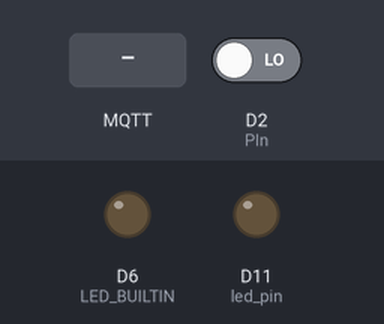
Recording of a sketch running on a simulated Arduino MKR. On the bench: output pins drawn as LEDs (lit = HIGH). The inputs (shaded band) are chosen by the test bench; at power-on: D2 (PIn) LOW. WiFi joins after 1.5 s; servers stay silent unless stated; no MQTT or app messages arrive unless stated; what the sketch prints to the serial monitor is not drawn.

Above: at 7.7 s.
7.8 s: D2 (PIn) driven HIGH
At 8.8 s:
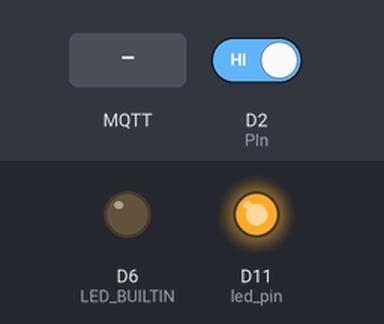
12.3 s: MQTT message "1" arrives on the first subscribed topic
13.8 s: MQTT message "on" arrives on the first subscribed topic
Timing chart, 0 to 16.3 s (numbered marks = the images above; inputs shaded):
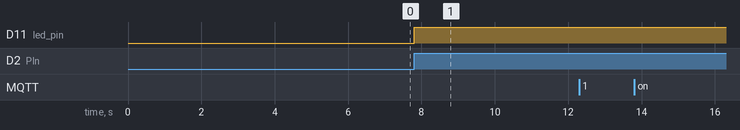

The sketch:

Arduino_1.ino
```cpp
#include <SPI.h>
#include <ArduinoMqttClient.h>
#include <WiFiNINA.h>
#include <ArduinoBLE.h>

#include "wifi_cred.h"

WiFiClient wifiClient;
MqttClient mqttClient(wifiClient);
BLEService pirService("19B10000-E8F2-537E-4F6C-D104768A1214"); // creating an LED service
BLEByteCharacteristic pirCharacteristic("19B10001-E8F2-537E-4F6C-D104768A1214", BLERead | BLENotify); // PIR charasteristic with read and notify attributes

///////please enter your sensitive data in the Secret tab/arduino_secrets.h
char ssid[] = SECRET_SSID;        // your network SSID (name)
char pass[] = SECRET_PASS;    // your network password (use for WPA, or use as key for WEP)
int status = WL_IDLE_STATUS;     // the WiFi radio's status
const int led_pin = 11; // Device Led Pin
const int PIn = 2;     // the number of the input pin
int pirState = 0;
const char broker[] = "10.13.122.148"; // Address of the MQTT broker
const int  port     = 1883;   //port for MQTT connection
//const int serverPort = 4080;
const char topic[] = "ToArduino/pir";   // Topic to control led pin from raspberry pi
const char topic_pir[] = "FromArduino/pir";   //Topic for communication with second arduino
String msg = "";
int count =0;
int ble_status=0;
const long interval = 10000;
const long mqtt_check = 10000*12;
unsigned long previousMillis = 0;
unsigned long previousMillis1 = 10000*12;
int timer;

void setup() {
  //Initialize serial and wait for port to open:
  Serial.begin(9600);
  /*while (!Serial) {
    ; wait for serial port to connect. Needed for native USB port only
  //}*/
  pinMode(LED_BUILTIN, OUTPUT);
  wifi_ble();//function for starting up Wifi or BLE
  pinMode(led_pin, OUTPUT);//Setting LED pin mode to output
  digitalWrite(led_pin, LOW);
  pinMode(PIn, INPUT);//Setting pin mode with PIR to input
}

void loop() {
  pirState = digitalRead(PIn); //Read the pir state
  if(pirState == HIGH){
    digitalWrite(led_pin, HIGH);//Writes to LED device based on pir state
    timer =1;
  }
  if(timer){
    unsigned long currentMillis = millis();
    if (currentMillis - previousMillis >= interval) {
    previousMillis = currentMillis;
    digitalWrite(led_pin, LOW);//Swithching of LED device after 10 sec interval if was switched on from PIR state
  }
  }
  //Serial.println(mqttClient.connected());
  if(mqttClient.connected()){
    mqtt_func();//if MQTT client is conneceted calling the function for publishing and subscribing
  }
  else{
    if(!ble_status){ //if mqtt client is not connected and BLE is not switched on calls the below fucntion to set up after a 5 second delay
      delay(5000);
      WiFi.disconnect();//disconnecting the wifi
      wifi_ble();
    }
    if(ble_status){
    //once BLE is switched on calling the poll for keeping the connection
    BLE.poll();
    BLEDevice central = BLE.central();
    if(central.connected()){
      pirCharacteristic.writeValue(pirState); //updates the characteristics value when the device is connected
    }
   // unsigned long currentMillis = millis();
    //if (currentMillis - previousMillis1 >= mqtt_check){
     // previousMillis1 = currentMillis;
      //wifi_ble();
    //}
    }
  }
}

void mqtt_func(){
  mqttClient.poll(); //To keep the MQTT connection alive
  if (pirState == HIGH) {
    bool retained = false;
    int qos = 1;
    bool dup = false;
    mqttClient.beginMessage(topic_pir, pirState, retained, qos, dup);//publishing to Arduino 2 when PIR state is High
    mqttClient.print(pirState);
    mqttClient.endMessage(); //End of message
  }
}
void wifi_ble(){
  // attempt to connect to WiFi network:
  while (status != WL_CONNECTED) {
    Serial.print("Attempting to connect to WPA SSID: ");
    //Serial.println(ssid);
    // Connect to WPA/WPA2 network:
    status = WiFi.begin(ssid, pass);
    // wait 5 seconds for connection:
    delay(5000);
  }
  // you're connected now, so print out the data:
  Serial.print("You're connected to the network ");
  printWifiData();
  mqttClient.setUsernamePassword(Mqtt_User, Mqtt_Pass); //tries to connect to mqtt broker
  if (!mqttClient.connect(broker, port)) {
    //if connection to broker was not success BLE is switched ON
     if (!BLE.begin()) {
      Serial.println("starting Bluetooth® Low Energy module failed!");
      while (true);
    }
    BLE.setLocalName("PIR_status");   // set the local name peripheral advertises
    BLE.setAdvertisedService(pirService);   // set the UUID for the service this peripheral advertises:
    pirService.addCharacteristic(pirCharacteristic); //adds the characteristic to service
    BLE.addService(pirService); //add the service
    pirCharacteristic.writeValue(0);
    BLE.advertise(); //advertise the service which allows other BLE modules to connect
    Serial.print("BLE started");
    digitalWrite(LED_BUILTIN, HIGH); //Builtin LED on Arduino is set to high if BLE is swithced on
    ble_status = 1; //setting the status to 1
    delay(5000); //waiting 5 sec for BLE setup and device coonection
  }
  else{
    //connection to mqtt is successful
    Serial.println("You're connected to the MQTT broker!");
    Serial.println();
    Serial.print("Subscribing to topics: ");
    Serial.println();
    mqttClient.onMessage(onMqttMessage); //callback function which is invoked when a message is recieved
    // subscribe to a topic
    mqttClient.subscribe(topic,1);
    ble_status=0;
    digitalWrite(LED_BUILTIN, LOW);
  }
}
void onMqttMessage(int messageSize){
    // we received a message, print out the topic and contents
    Serial.print("Received a message with topic '");
    Serial.print(mqttClient.messageTopic());
    Serial.print("', length ");
    Serial.print(messageSize);
    Serial.println(" bytes:");

    // use the Stream interface to print the contents
    while (mqttClient.available()) {
      msg= msg+(char)mqttClient.read();
    }
    Serial.println(msg);
    //Based on the message LED device status is changed
    if(msg == "ON") {
      digitalWrite(led_pin, HIGH);
      timer =0;
    } else {
      digitalWrite(led_pin, LOW);
    }
    msg=""; //clearing the message
}
void printWifiData() {
  // print your board's IP address:
  IPAddress ip = WiFi.localIP();
  Serial.print("IP Address: ");
  Serial.println(ip);
  // print the SSID of the network you're attached to:
  Serial.print("SSID: ");
  Serial.println(WiFi.SSID());
}
```

wifi_cred.h
```cpp
#define SECRET_SSID "YOUR_WIFI_SSID"
#define SECRET_PASS "YOUR_WIFI_PASSWORD"
#define Mqtt_User "MQTT_Borker_Username"
#define Mqtt_Pass "MQTT_Broker_Password"
```

Measured:
- after the input at 7.8 s, D11 (led_pin): LOW → HIGH at once
